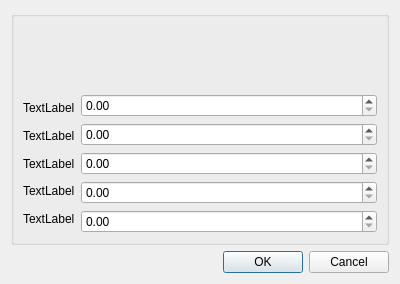
<?xml version="1.0" encoding="UTF-8"?>
<ui version="4.0">
 <class>RPSModulationDialog</class>
 <widget class="QDialog" name="RPSModulationDialog">
  <property name="geometry">
   <rect>
    <x>0</x>
    <y>0</y>
    <width>400</width>
    <height>284</height>
   </rect>
  </property>
  <property name="windowTitle">
   <string>Random Values</string>
  </property>
  <layout class="QGridLayout" name="gridLayout">
   <item row="1" column="0">
    <widget class="QDialogButtonBox" name="RPSButonButtonBox">
     <property name="orientation">
      <enum>Qt::Horizontal</enum>
     </property>
     <property name="standardButtons">
      <set>QDialogButtonBox::Cancel|QDialogButtonBox::Ok</set>
     </property>
    </widget>
   </item>
   <item row="0" column="0">
    <widget class="QGroupBox" name="RandomDistributionGroupBox">
     <property name="title">
      <string/>
     </property>
     <layout class="QVBoxLayout" name="verticalLayout_4">
      <item>
       <layout class="QVBoxLayout" name="verticalLayout_3">
        <item>
         <widget class="QLabel" name="formulaLabel">
          <property name="text">
           <string/>
          </property>
         </widget>
        </item>
        <item>
         <layout class="QHBoxLayout" name="horizontalLayout_2">
          <item>
           <layout class="QVBoxLayout" name="verticalLayout">
            <property name="spacing">
             <number>0</number>
            </property>
            <property name="sizeConstraint">
             <enum>QLayout::SetDefaultConstraint</enum>
            </property>
            <item>
             <widget class="QLabel" name="parameter1Label">
              <property name="text">
               <string>TextLabel</string>
              </property>
              <property name="scaledContents">
               <bool>true</bool>
              </property>
              <property name="wordWrap">
               <bool>true</bool>
              </property>
             </widget>
            </item>
            <item>
             <widget class="QLabel" name="parameter2Label">
              <property name="text">
               <string>TextLabel</string>
              </property>
              <property name="scaledContents">
               <bool>true</bool>
              </property>
              <property name="wordWrap">
               <bool>true</bool>
              </property>
             </widget>
            </item>
            <item>
             <widget class="QLabel" name="parameter3Label">
              <property name="text">
               <string>TextLabel</string>
              </property>
              <property name="scaledContents">
               <bool>true</bool>
              </property>
              <property name="wordWrap">
               <bool>true</bool>
              </property>
             </widget>
            </item>
            <item>
             <widget class="QLabel" name="parameter4Label">
              <property name="text">
               <string>TextLabel</string>
              </property>
              <property name="scaledContents">
               <bool>true</bool>
              </property>
              <property name="wordWrap">
               <bool>true</bool>
              </property>
             </widget>
            </item>
            <item>
             <widget class="QLabel" name="parameter5Label">
              <property name="text">
               <string>TextLabel</string>
              </property>
              <property name="scaledContents">
               <bool>true</bool>
              </property>
              <property name="wordWrap">
               <bool>true</bool>
              </property>
             </widget>
            </item>
           </layout>
          </item>
          <item>
           <layout class="QVBoxLayout" name="verticalLayout_2">
            <item>
             <widget class="QDoubleSpinBox" name="SpinBoxContant1">
              <property name="sizePolicy">
               <sizepolicy hsizetype="Expanding" vsizetype="Fixed">
                <horstretch>0</horstretch>
                <verstretch>0</verstretch>
               </sizepolicy>
              </property>
             </widget>
            </item>
            <item>
             <widget class="QDoubleSpinBox" name="SpinBoxContant2">
              <property name="sizePolicy">
               <sizepolicy hsizetype="Expanding" vsizetype="Fixed">
                <horstretch>0</horstretch>
                <verstretch>0</verstretch>
               </sizepolicy>
              </property>
             </widget>
            </item>
            <item>
             <widget class="QDoubleSpinBox" name="SpinBoxContant3">
              <property name="sizePolicy">
               <sizepolicy hsizetype="Expanding" vsizetype="Fixed">
                <horstretch>0</horstretch>
                <verstretch>0</verstretch>
               </sizepolicy>
              </property>
             </widget>
            </item>
            <item>
             <widget class="QDoubleSpinBox" name="SpinBoxContant4">
              <property name="sizePolicy">
               <sizepolicy hsizetype="Expanding" vsizetype="Fixed">
                <horstretch>0</horstretch>
                <verstretch>0</verstretch>
               </sizepolicy>
              </property>
             </widget>
            </item>
            <item>
             <widget class="QDoubleSpinBox" name="SpinBoxContant5">
              <property name="sizePolicy">
               <sizepolicy hsizetype="Expanding" vsizetype="Fixed">
                <horstretch>0</horstretch>
                <verstretch>0</verstretch>
               </sizepolicy>
              </property>
             </widget>
            </item>
           </layout>
          </item>
         </layout>
        </item>
       </layout>
      </item>
     </layout>
    </widget>
   </item>
  </layout>
 </widget>
 <resources/>
 <connections>
  <connection>
   <sender>RPSButonButtonBox</sender>
   <signal>accepted()</signal>
   <receiver>RPSModulationDialog</receiver>
   <slot>accept()</slot>
   <hints>
    <hint type="sourcelabel">
     <x>248</x>
     <y>254</y>
    </hint>
    <hint type="destinationlabel">
     <x>157</x>
     <y>274</y>
    </hint>
   </hints>
  </connection>
  <connection>
   <sender>RPSButonButtonBox</sender>
   <signal>rejected()</signal>
   <receiver>RPSModulationDialog</receiver>
   <slot>reject()</slot>
   <hints>
    <hint type="sourcelabel">
     <x>316</x>
     <y>260</y>
    </hint>
    <hint type="destinationlabel">
     <x>286</x>
     <y>274</y>
    </hint>
   </hints>
  </connection>
 </connections>
</ui>
